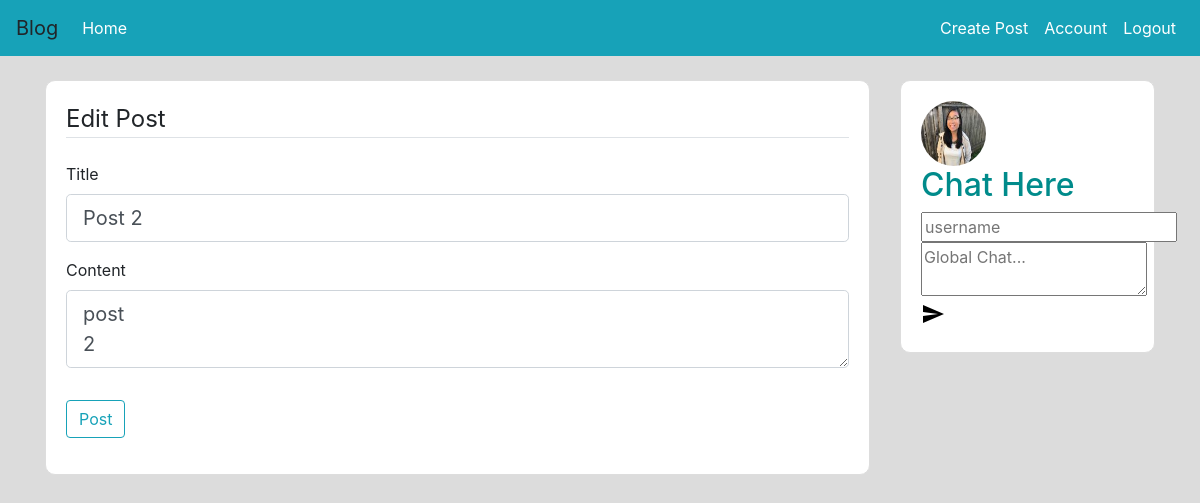
Screenshot of /post/2/edit (signed in) with the database file from the repository.
### flaskblog/model.py (models this page shows, shortened)
class Post(db.Model):
    id = db.Column(db.Integer, autoincrement=True, primary_key=True)
    title = db.Column(db.String(150), nullable=False)
    content = db.Column(db.Text, nullable=False)
    date_posted = db.Column(db.DateTime, nullable=False, default=datetime.utcnow)
    user_id = db.Column(db.Integer, db.ForeignKey('user.id'), nullable=False)

class User(db.Model, UserMixin):
    id = db.Column(db.Integer, autoincrement=True, primary_key=True)
    username = db.Column(db.String(20), unique=True, nullable=False)
    email = db.Column(db.String(120), unique=True, nullable=False)
    image_file = db.Column(db.String(20), nullable=False, default='default.jpg')
    password = db.Column(db.String(60), nullable=False)
    posts = db.relationship('Post', backref='author', lazy=True)

### flaskblog/routes.py (the view)
@app.route('/post/<int:post_id>/edit', methods=["GET", "POST"])
def edit_post(post_id):
    post = Post.query.get_or_404(post_id)
    if post.author != current_user:
        abort(403)
    form = PostForm()
    if form.validate_on_submit():
        post.title = form.title.data
        post.content = form.content.data
        db.session.commit()
        flash('Your post has been updated!', 'success')
        return redirect(url_for('post', post_id=post.id))
    elif request.method == 'GET':
        form.title.data = post.title
        form.content.data = post.content
    return render_template("create_form.html", title="Edit Post", form=form)

### flaskblog/forms.py
class PostForm(FlaskForm):
    title = StringField('Title', validators=[DataRequired()])
    content = TextAreaField('Content', validators=[DataRequired()])
    submit = SubmitField('Post')

### flaskblog/model.py (called while the page is built)
@login_manager.user_loader
def load_user(user_id):
    return User.query.get(int(user_id))

### flaskblog/templates/create_form.html (shortened to what this page needs)
{% extends 'base.html' %}
{% block body %}
    <div class="content-section">
        <form method="POST" action="">
            <fieldset class="form-group">
                <legend class="border-bottom mb-4">{{ title }}</legend>
                <div class="form-group">
                    {{ form.title.label(class="form-control-label") }}
                    {% if form.title.errors %}
                        {{ form.title(class="form-control form-control-lg is-invalid") }}
                        <div class="invalid-feedback">
                            {% for error in form.title.errors %}
                                <span>{{ error }}</span>
                            {% endfor %}
                        </div>
                    {% else %}
                        {{ form.title(class="form-control form-control-lg") }}
                    {% endif %}
                </div>
                <div class="form-group">
                    {{ form.content.label(class="form-control-label") }}
                     {% if form.content.errors %}
                        {{ form.content(class="form-control form-control-lg is-invalid") }}
                        <div class="invalid-feedback">
                            {% for error in form.content.errors %}
                                <span>{{ error }}</span>
                            {% endfor %}
                        </div>
                    {% else %}
                        {{ form.content(class="form-control form-control-lg") }}
                    {% endif %}
                </div>
            </fieldset>
            <div class="form-group">
                {{ form.submit(class="btn btn-outline-info") }}
            </div>
        </form>
    </div>
{% endblock %}

### flaskblog/templates/base.html (shortened to what this page needs)
<!DOCTYPE html>
<html>
<head>
    <link rel="stylesheet" href="https://maxcdn.bootstrapcdn.com/bootstrap/4.0.0/css/bootstrap.min.css">
     <link rel="stylesheet" href="https://use.fontawesome.com/releases/v5.0.10/css/all.css">
    <link rel="stylesheet" type="text/css" href="/static/styles.css">
</head>
<body>
  <nav class="navbar navbar-expand-lg navbar-dark bg-info">
    <a class="navbar-brand">Blog</a>
    <div class="collapse navbar-collapse" id="navbarNav">
      <div class="navbar-nav mr-auto">
        <li class="nav-item active">
          <a class="nav-link" href="/">Home <span class="sr-only">(current)</span></a>
        </li>
      </div>
        <div class="navbar-nav">
          {% if current_user.is_authenticated %}
            <li class="nav-item active">
            <a class="nav-link" href="/post/new">Create Post</a>
            </li>
            <li class="nav-item active">
            <a class="nav-link" href="/account">Account</a>
            </li>
            <li class="nav-item active">
            <a class="nav-link" href="/logout">Logout</a>
            </li>
          {% endif %}
      </div>
    </div>
  </nav>
<br>
  <main role="main" class="container">
    <div class="row">
      <div class="col-md-9">
        {% block body %}{% endblock %}
      </div>
      <div class="col-md-3">
        <div class="content-section">
    <div id="username-input-modal" class="modal-background">
        <div class="user-input-modal">
          <img class="rounded-circle img" src="{{ url_for('static', filename='profile_pics/' + current_user.image_file) }}">
            <h2>Chat Here</h2>
            <input id="username-input" type="text" maxlength="16" class="modal-text-input" placeholder="username">
        </div>
    </div>
    <div id="chat-interface" class="chat-interface">
        <div id="chat" class="chat">
            <div class="input-container">
                <div class="textarea-container">
                    <textarea id="message-input" placeholder="Global Chat..." maxlength="10000"></textarea>
                </div>
                <div id="submit" class="submit">
                    <div>
                        <svg xmlns="http://www.w3.org/2000/svg" width="24" height="24" viewBox="0 0 24 24">
                            <path d="M2.01 21L23 12 2.01 3 2 10l15 2-15 2z"/>
                            <path d="M0 0h24v24H0z" fill="none"/>
                        </svg>
                    </div>
                </div>
            </div>
        </div>
        </div>
      </div>
    </div>
  </main>
</body>
</html>

### flaskblog/static/styles.css (style rules this page uses)
h2 { color: #008B8B; }
a { color: #008B8B; }
body { background-color: gainsboro; }
.img { height: 65px; width: 65px; margin-right: 16px; }
.content-section { background: #ffffff; padding: 20px 20px; border: 1px solid #dddddd; border-radius: 10px; margin-bottom: 20px; }

### rows the page displays
Post: title "Post 2", content "post 2"
User: image_file (picture)

### other values shown
{{ title }} "Edit Post"
